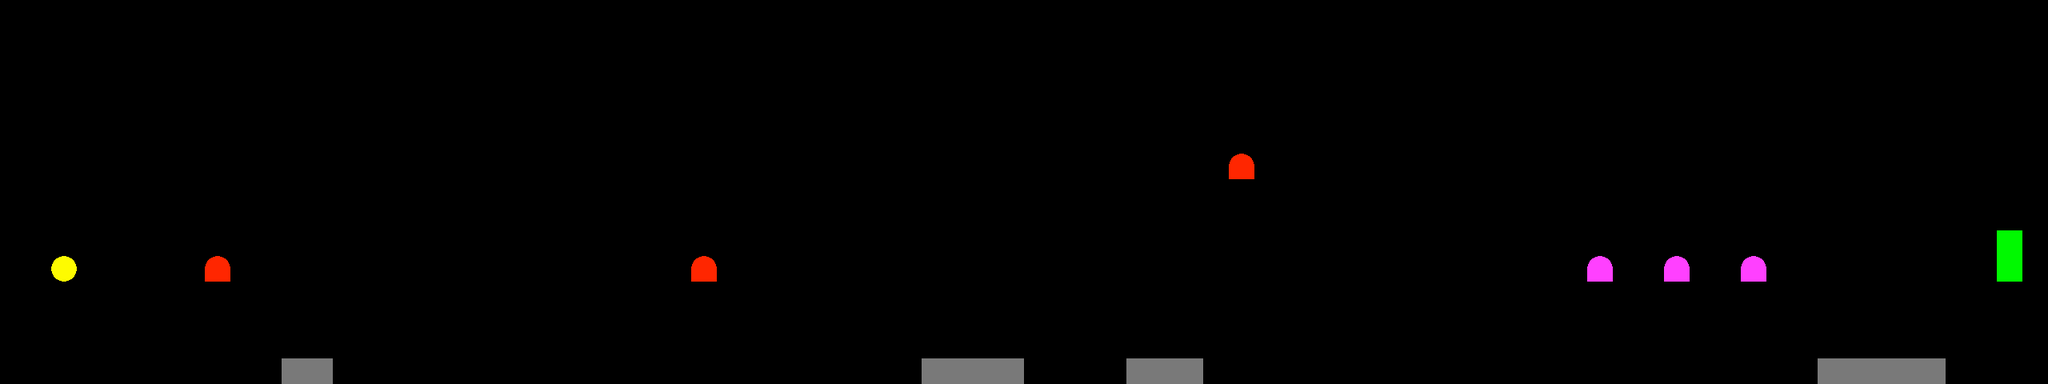

A 2D game scene composited from a Tiled map and its tileset images. What follows is a short description and the map's XML, with each tile layer's data collapsed to a summary:
An orthogonal 80x15 tile map with 32x32 px tiles, 6 tile layers (Death, Solid, Player, Red, ...), 2 tilesets.

<map version="1.0" orientation="orthogonal" width="80" height="15" tilewidth="32" tileheight="32">
 <tileset firstgid="1" name="Tilesheet" tilewidth="32" tileheight="32">
  <image source="../images/Tilesheet.png" trans="ff00ff" width="96" height="32" />
 </tileset>
 <tileset firstgid="4" name="Sprites" tilewidth="32" tileheight="32">
  <image source="../images/Sprites.png" width="128" height="32" />
 </tileset>
 <layer name="Death" width="80" height="15">
  <data>[1200 cells, 14 non-empty, 1 distinct tile ids]</data>
 </layer>
 <layer name="Solid" width="80" height="15">
  <data>[1200 cells, 361 non-empty, 1 distinct tile ids]</data>
 </layer>
 <layer name="Player" width="80" height="15">
  <data>[1200 cells, 1 non-empty, 1 distinct tile ids]</data>
 </layer>
 <layer name="Red" width="80" height="15">
  <data>[1200 cells, 3 non-empty, 1 distinct tile ids]</data>
 </layer>
 <layer name="Purple" width="80" height="15">
  <data>[1200 cells, 3 non-empty, 1 distinct tile ids]</data>
 </layer>
 <layer name="Exit" width="80" height="15">
  <data>[1200 cells, 2 non-empty, 1 distinct tile ids]</data>
 </layer>
</map>
